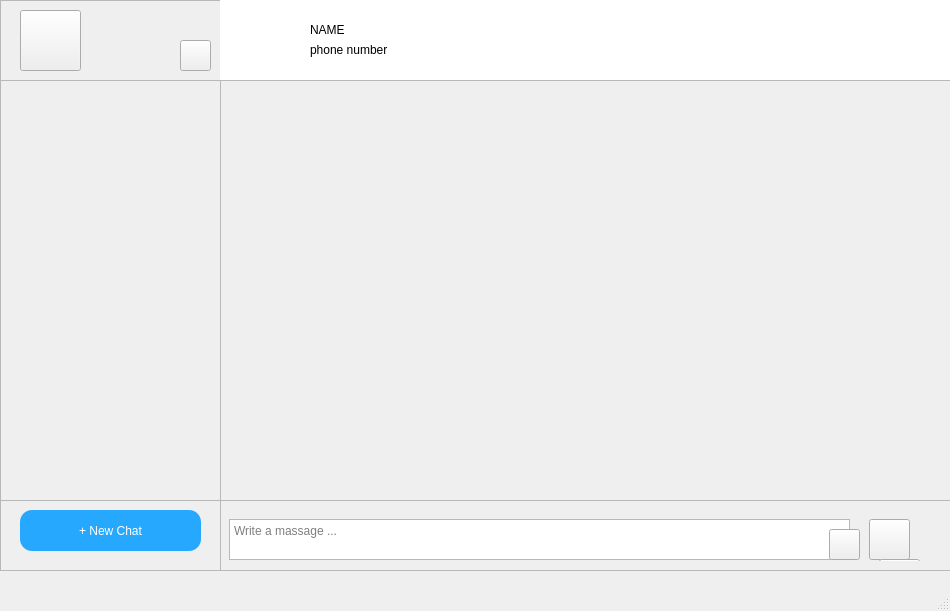
<?xml version="1.0" encoding="UTF-8"?>
<ui version="4.0">
 <class>MainWindow</class>
 <widget class="QMainWindow" name="MainWindow">
  <property name="geometry">
   <rect>
    <x>0</x>
    <y>0</y>
    <width>950</width>
    <height>611</height>
   </rect>
  </property>
  <property name="windowTitle">
   <string>MainWindow</string>
  </property>
  <widget class="QWidget" name="centralwidget">
   <widget class="QFrame" name="frame">
    <property name="geometry">
     <rect>
      <x>0</x>
      <y>0</y>
      <width>221</width>
      <height>571</height>
     </rect>
    </property>
    <property name="styleSheet">
     <string notr="true">border-color: rgb(181, 181, 181);</string>
    </property>
    <property name="frameShape">
     <enum>QFrame::StyledPanel</enum>
    </property>
    <property name="frameShadow">
     <enum>QFrame::Raised</enum>
    </property>
    <widget class="QScrollArea" name="scrollArea_2">
     <property name="geometry">
      <rect>
       <x>0</x>
       <y>80</y>
       <width>221</width>
       <height>421</height>
      </rect>
     </property>
     <property name="widgetResizable">
      <bool>true</bool>
     </property>
     <widget class="QWidget" name="scrollAreaWidgetContents_2">
      <property name="geometry">
       <rect>
        <x>0</x>
        <y>0</y>
        <width>219</width>
        <height>419</height>
       </rect>
      </property>
     </widget>
    </widget>
    <widget class="QPushButton" name="addcontact">
     <property name="geometry">
      <rect>
       <x>180</x>
       <y>40</y>
       <width>31</width>
       <height>31</height>
      </rect>
     </property>
     <property name="styleSheet">
      <string notr="true">border-image: url(:/image/grafic/add-user .png);</string>
     </property>
     <property name="text">
      <string/>
     </property>
    </widget>
    <widget class="QPushButton" name="newchat">
     <property name="geometry">
      <rect>
       <x>20</x>
       <y>510</y>
       <width>181</width>
       <height>41</height>
      </rect>
     </property>
     <property name="styleSheet">
      <string notr="true">QPushButton 
{
border-radius: 12px;
background: #26a8ff;
font: 800 15pt &quot;Helvetica Now Display&quot;;
color: white;
}
QPushButton:hover
{
background: #61ffed;
}
QPushButton:pressed 
{
background: white;
border: 2px solid #61ffed; 
color: #61ffed;
}
</string>
     </property>
     <property name="text">
      <string>+ New Chat</string>
     </property>
    </widget>
    <widget class="QPushButton" name="pushButton_6">
     <property name="geometry">
      <rect>
       <x>20</x>
       <y>10</y>
       <width>61</width>
       <height>61</height>
      </rect>
     </property>
     <property name="styleSheet">
      <string notr="true">border-image: url(:/image/grafic/friend.png);</string>
     </property>
     <property name="text">
      <string/>
     </property>
    </widget>
   </widget>
   <widget class="QFrame" name="frame_2">
    <property name="geometry">
     <rect>
      <x>220</x>
      <y>0</y>
      <width>731</width>
      <height>571</height>
     </rect>
    </property>
    <property name="frameShape">
     <enum>QFrame::StyledPanel</enum>
    </property>
    <property name="frameShadow">
     <enum>QFrame::Raised</enum>
    </property>
    <widget class="QScrollArea" name="scrollArea">
     <property name="geometry">
      <rect>
       <x>0</x>
       <y>80</y>
       <width>731</width>
       <height>421</height>
      </rect>
     </property>
     <property name="widgetResizable">
      <bool>true</bool>
     </property>
     <widget class="QWidget" name="scrollAreaWidgetContents">
      <property name="geometry">
       <rect>
        <x>0</x>
        <y>0</y>
        <width>729</width>
        <height>419</height>
       </rect>
      </property>
     </widget>
    </widget>
    <widget class="QWidget" name="widget" native="true">
     <property name="geometry">
      <rect>
       <x>0</x>
       <y>0</y>
       <width>731</width>
       <height>80</height>
      </rect>
     </property>
     <property name="styleSheet">
      <string notr="true">background-color: rgb(255, 255, 255);</string>
     </property>
     <widget class="QLabel" name="active_chat_profile">
      <property name="geometry">
       <rect>
        <x>30</x>
        <y>20</y>
        <width>41</width>
        <height>41</height>
       </rect>
      </property>
      <property name="styleSheet">
       <string notr="true">border-color: rgb(85, 85, 255);</string>
      </property>
      <property name="text">
       <string/>
      </property>
      <property name="pixmap">
       <pixmap resource="resorces.qrc">:/image/grafic/friend.png</pixmap>
      </property>
      <property name="scaledContents">
       <bool>true</bool>
      </property>
      <property name="wordWrap">
       <bool>false</bool>
      </property>
     </widget>
     <widget class="QLabel" name="activechatname">
      <property name="geometry">
       <rect>
        <x>90</x>
        <y>20</y>
        <width>63</width>
        <height>20</height>
       </rect>
      </property>
      <property name="styleSheet">
       <string notr="true">font: 600 12pt &quot;Segoe UI Semibold&quot;;</string>
      </property>
      <property name="text">
       <string>NAME</string>
      </property>
     </widget>
     <widget class="QLabel" name="activephonenumber">
      <property name="geometry">
       <rect>
        <x>90</x>
        <y>40</y>
        <width>111</width>
        <height>20</height>
       </rect>
      </property>
      <property name="text">
       <string>phone number</string>
      </property>
     </widget>
    </widget>
    <widget class="QWidget" name="widget_2" native="true">
     <property name="geometry">
      <rect>
       <x>0</x>
       <y>500</y>
       <width>731</width>
       <height>61</height>
      </rect>
     </property>
     <widget class="QWidget" name="widget_3" native="true">
      <property name="geometry">
       <rect>
        <x>-1</x>
        <y>-1</y>
        <width>731</width>
        <height>71</height>
       </rect>
      </property>
      <widget class="QTextEdit" name="textEdit">
       <property name="geometry">
        <rect>
         <x>10</x>
         <y>20</y>
         <width>621</width>
         <height>41</height>
        </rect>
       </property>
       <property name="styleSheet">
        <string notr="true"/>
       </property>
       <property name="placeholderText">
        <string>Write a massage ...</string>
       </property>
      </widget>
      <widget class="QPushButton" name="send">
       <property name="geometry">
        <rect>
         <x>650</x>
         <y>20</y>
         <width>41</width>
         <height>41</height>
        </rect>
       </property>
       <property name="styleSheet">
        <string notr="true">border-image: url(:/image/grafic/send.png);</string>
       </property>
       <property name="text">
        <string/>
       </property>
      </widget>
      <widget class="QPushButton" name="pushButton_3">
       <property name="geometry">
        <rect>
         <x>660</x>
         <y>60</y>
         <width>41</width>
         <height>41</height>
        </rect>
       </property>
       <property name="styleSheet">
        <string notr="true">image: url(:/image/grafic/send.png);</string>
       </property>
       <property name="text">
        <string/>
       </property>
      </widget>
      <widget class="QPushButton" name="attach">
       <property name="geometry">
        <rect>
         <x>610</x>
         <y>30</y>
         <width>31</width>
         <height>31</height>
        </rect>
       </property>
       <property name="sizePolicy">
        <sizepolicy hsizetype="Minimum" vsizetype="MinimumExpanding">
         <horstretch>0</horstretch>
         <verstretch>0</verstretch>
        </sizepolicy>
       </property>
       <property name="styleSheet">
        <string notr="true">border-image: url(:/image/grafic/attach.png);</string>
       </property>
       <property name="text">
        <string/>
       </property>
      </widget>
     </widget>
    </widget>
   </widget>
  </widget>
  <widget class="QMenuBar" name="menubar">
   <property name="geometry">
    <rect>
     <x>0</x>
     <y>0</y>
     <width>950</width>
     <height>26</height>
    </rect>
   </property>
  </widget>
  <widget class="QStatusBar" name="statusbar"/>
 </widget>
 <resources>
  <include location="resorces.qrc"/>
 </resources>
 <connections/>
</ui>
